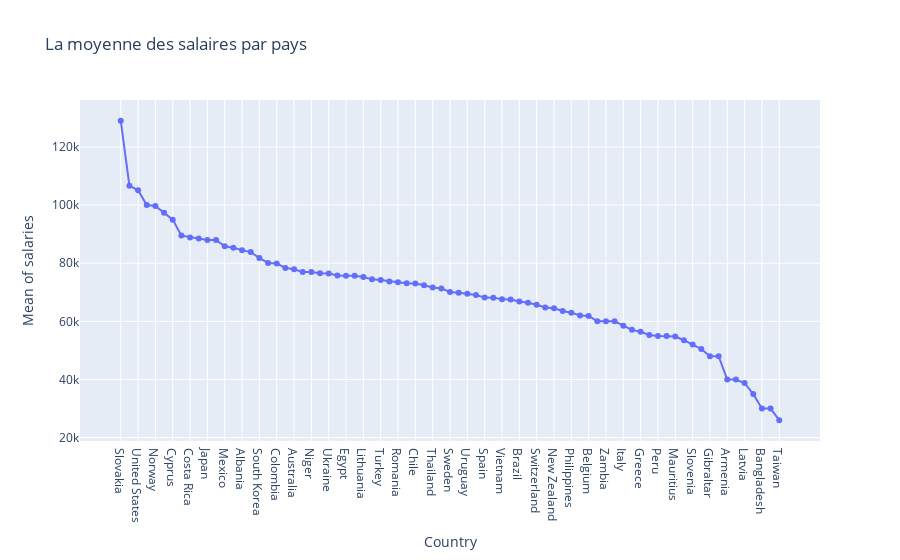

The notebook cell this image was saved under:
### Code cell
import plotly.express as px

countries = df_clean.groupby(by='Country')['Min_Salary_Year'].mean()

country_salary = countries.sort_values(ascending=False).reset_index(name='Mean of salaries')

fig = px.line(country_salary, x='Country', y='Mean of salaries',title="La moyenne des salaires par pays",markers=True)
fig.show()

### Figure 1 — Plotly figure (JSON) as saved in the notebook; plotly's stock layout.template omitted (floating-point values rounded to 4 significant figures)
{"data": [{"hovertemplate": "Country=%{x}<br>Mean of salaries=%{y}<extra></extra>", "legendgroup": "", "line": {"color": "#636efa", "dash": "solid"}, "marker": {"symbol": "circle"}, "mode": "lines+markers", "name": "", "orientation": "v", "showlegend": false, "type": "scatter", "x": ["Slovakia", "Czech Republic", "United States", "Ireland", "Norway", "Austria", "Cyprus", "Hong Kong", "Costa Rica", "Nepal", "Japan", "Canada", "Mexico", "Germany", "Albania", "Portugal", "South Korea", "Pakistan", "Colombia", "Finland", "Australia", "Denmark", "Niger", "India", "Ukraine", "Malaysia", "Egypt", "Poland", "Lithuania", "United Kingdom", "Turkey", "Georgia", "Romania", "Bulgaria", "Chile", "Hungary", "Thailand", "Morocco", "Sweden", "Israel", "Uruguay", "Singapore", "Spain", "Sri Lanka", "Vietnam", "Croatia", "Brazil", "Indonesia", "Switzerland", "France", "New Zealand", "Serbia", "Philippines", "Luxembourg", "Belgium", "Netherlands", "Zambia", "Zimbabwe", "Italy", "South Africa", "Greece", "Estonia", "Peru", "Lebanon", "Mauritius", "Argentina", "Slovenia", "Malta", "Gibraltar", "Puerto Rico", "Armenia", "Jordan", "Latvia", "Oman", "Bangladesh", "Nigeria", "Taiwan"], "xaxis": "x", "y": [129000, 106700.0, 105100.0, 100000, 99670.0, 97330.0, 95000, 89500, 88890.0, 88500, 88000, 87970.0, 85810.0, 85340.0, 84500, 83840.0, 81800, 80110.0, 79900, 78400, 77900.0, 77000, 77000, 76570.0, 76460.0, 75800, 75670.0, 75660.0, 75250, 74450.0, 74250, 73710.0, 73440.0, 73140.0, 73000, 72430.0, 71640.0, 71330.0, 70130.0, 69880, 69500, 69050.0, 68180.0, 68170.0, 67650.0, 67500, 66820.0, 66400, 65710.0, 64760.0, 64500, 63560.0, 63000, 62000, 61870.0, 60070.0, 60000, 60000, 58530.0, 57070.0, 56440.0, 55330.0, 55000, 55000, 54800, 53500, 52000, 50500, 48000, 48000, 40000, 40000, 38808, 35000, 30000, 30000, 26000], "yaxis": "y"}], "layout": {"legend": {"tracegroupgap": 0}, "title": {"text": "La moyenne des salaires par pays"}, "xaxis": {"anchor": "y", "domain": [0, 1], "title": {"text": "Country"}}, "yaxis": {"anchor": "x", "domain": [0, 1], "title": {"text": "Mean of salaries"}}}}
